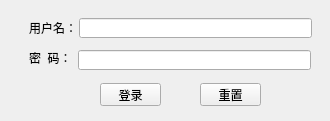
<?xml version="1.0" encoding="UTF-8"?>
<ui version="4.0">
 <class>MainWindow</class>
 <widget class="QMainWindow" name="MainWindow">
  <property name="geometry">
   <rect>
    <x>0</x>
    <y>0</y>
    <width>330</width>
    <height>121</height>
   </rect>
  </property>
  <property name="windowTitle">
   <string>系统登录</string>
  </property>
  <widget class="QWidget" name="centralwidget">
   <widget class="QPushButton" name="pushButton">
    <property name="geometry">
     <rect>
      <x>100</x>
      <y>83</y>
      <width>61</width>
      <height>23</height>
     </rect>
    </property>
    <property name="text">
     <string>登录</string>
    </property>
   </widget>
   <widget class="QLabel" name="label">
    <property name="geometry">
     <rect>
      <x>29</x>
      <y>22</y>
      <width>54</width>
      <height>12</height>
     </rect>
    </property>
    <property name="text">
     <string>用户名：</string>
    </property>
   </widget>
   <widget class="QLabel" name="label_2">
    <property name="geometry">
     <rect>
      <x>29</x>
      <y>52</y>
      <width>54</width>
      <height>12</height>
     </rect>
    </property>
    <property name="text">
     <string>密  码：</string>
    </property>
   </widget>
   <widget class="QLineEdit" name="lineEdit">
    <property name="geometry">
     <rect>
      <x>79</x>
      <y>18</y>
      <width>233</width>
      <height>20</height>
     </rect>
    </property>
   </widget>
   <widget class="QLineEdit" name="lineEdit_2">
    <property name="geometry">
     <rect>
      <x>78</x>
      <y>50</y>
      <width>233</width>
      <height>20</height>
     </rect>
    </property>
   </widget>
   <widget class="QPushButton" name="pushButton_2">
    <property name="geometry">
     <rect>
      <x>200</x>
      <y>83</y>
      <width>61</width>
      <height>23</height>
     </rect>
    </property>
    <property name="text">
     <string>重置</string>
    </property>
   </widget>
  </widget>
 </widget>
 <resources/>
 <connections/>
</ui>
